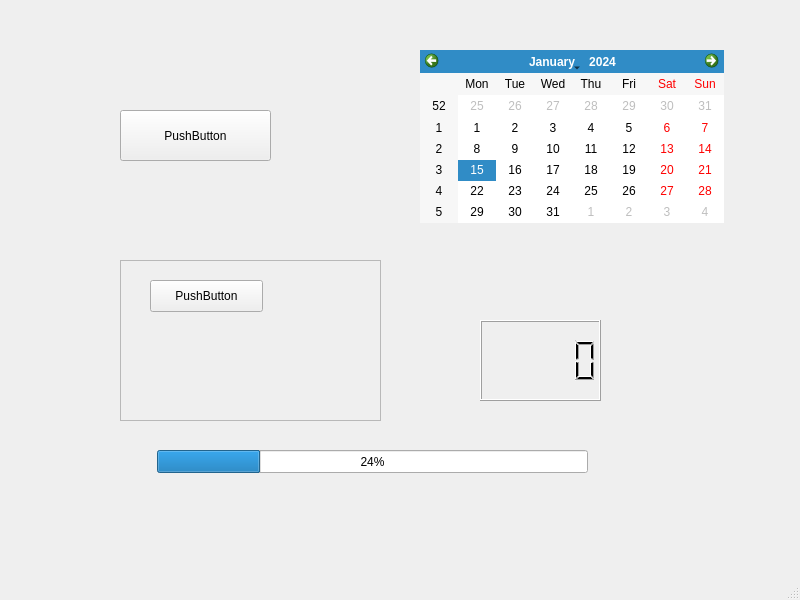
<?xml version="1.0" encoding="UTF-8"?>
<ui version="4.0">
 <class>MainWindow</class>
 <widget class="QMainWindow" name="MainWindow">
  <property name="geometry">
   <rect>
    <x>0</x>
    <y>0</y>
    <width>800</width>
    <height>600</height>
   </rect>
  </property>
  <property name="windowTitle">
   <string>MainWindow</string>
  </property>
  <widget class="QWidget" name="centralwidget">
   <widget class="QPushButton" name="pushButton">
    <property name="geometry">
     <rect>
      <x>120</x>
      <y>110</y>
      <width>151</width>
      <height>51</height>
     </rect>
    </property>
    <property name="text">
     <string>PushButton</string>
    </property>
   </widget>
   <widget class="QFrame" name="frame">
    <property name="geometry">
     <rect>
      <x>120</x>
      <y>260</y>
      <width>261</width>
      <height>161</height>
     </rect>
    </property>
    <property name="frameShape">
     <enum>QFrame::StyledPanel</enum>
    </property>
    <property name="frameShadow">
     <enum>QFrame::Raised</enum>
    </property>
    <widget class="QPushButton" name="pushButton_2">
     <property name="geometry">
      <rect>
       <x>30</x>
       <y>20</y>
       <width>113</width>
       <height>32</height>
      </rect>
     </property>
     <property name="text">
      <string>PushButton</string>
     </property>
    </widget>
   </widget>
   <widget class="QCalendarWidget" name="calendarWidget">
    <property name="geometry">
     <rect>
      <x>420</x>
      <y>50</y>
      <width>304</width>
      <height>173</height>
     </rect>
    </property>
   </widget>
   <widget class="QLCDNumber" name="lcdNumber">
    <property name="geometry">
     <rect>
      <x>480</x>
      <y>320</y>
      <width>121</width>
      <height>81</height>
     </rect>
    </property>
   </widget>
   <widget class="QProgressBar" name="progressBar">
    <property name="geometry">
     <rect>
      <x>157</x>
      <y>450</y>
      <width>431</width>
      <height>23</height>
     </rect>
    </property>
    <property name="value">
     <number>24</number>
    </property>
   </widget>
  </widget>
  <widget class="QMenuBar" name="menubar">
   <property name="geometry">
    <rect>
     <x>0</x>
     <y>0</y>
     <width>800</width>
     <height>24</height>
    </rect>
   </property>
  </widget>
  <widget class="QStatusBar" name="statusbar"/>
 </widget>
 <resources/>
 <connections/>
</ui>
